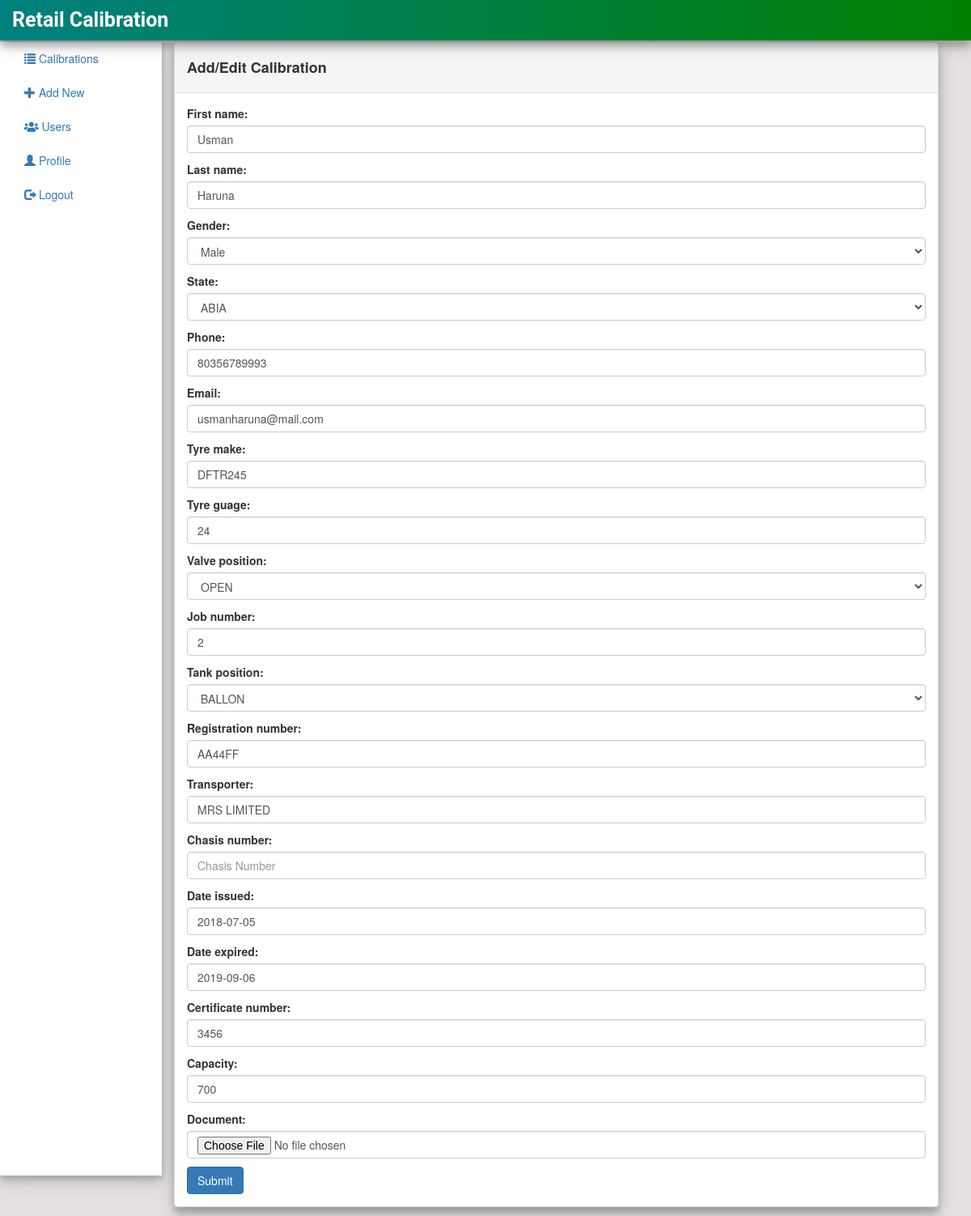
Page /edit/2 (signed in) on the committed database.
### calibrate/models.py (models this page shows, shortened)
class Calibration(models.Model):
    first_name = models.CharField(max_length=200)
    last_name = models.CharField(max_length=200)
    GENDER_CHOICES = (
        ('M', 'MALE'),
        ('F', 'FEMALE')
    )
    gender = models.CharField(max_length = 1, choices =GENDER_CHOICES)
    STATE_CHOICE = (
        ('ABIA', 'ABIA'),
        ('ADAMAWA', 'ADAMAWA'),
        ('AKWA IBOM', 'AKWA IBOM'),
        ('KANO', 'KANO')
    )
    state = models.CharField(max_length = 20, choices = STATE_CHOICE)
    phone = models.IntegerField(blank=True, null=True)
    email = models.EmailField(max_length=200)
    tyre_make = models.CharField(max_length=200)
    tyre_guage = models.IntegerField(blank=True, null=True)
    VALVE_POSITION_CHOICES = (
        ('OPEN', 'OPEN'),
        ('CLOSE', 'CLOSE'),
        ('NONE', 'NONE')
    )
    valve_position = models.CharField(max_length =20, choices = VALVE_POSITION_CHOICES)
    job_number = models.IntegerField(blank=True, null=True)
    TANK_POSITION_CHOICES = (
        ('BALLON', 'BALLON'),
        ('SPRING', 'SPRING')
    )
    tank_position = models.CharField(max_length=200, choices=TANK_POSITION_CHOICES)
    registration_number= models.CharField(max_length=200)
    transporter = models.CharField(max_length=200)
    chasis_number = models.CharField(max_length=200)
    date_issued = models.DateField(blank=True, null=True)
    date_expired = models.DateField(blank=True, null=True)
    certificate_number = models.IntegerField(default=0)
    capacity = models.IntegerField(default=0)
    document = models.FileField(upload_to='documents')

### calibrate/views.py (the view)
# urls.py: path('edit/<int:pk>', views.CalibrationUpdate.as_view(), name='calibration_edit'),
class CalibrationUpdate(LoginRequiredMixin, UpdateView):
    model = Calibration
    form_class = CalibrationForm
    success_url = reverse_lazy('calibrate:calibration_list')

### calibrate/templates/calibrate/calibration_form.html
{% extends "calibrate/base.html" %} {% block content %}
<div class="col-sm-10">
    <div class="panel panel-default">
        <div class="panel-heading">
            <h4><strong>Add/Edit Calibration </strong></h4>
        </div>
        <div class="panel-body">
            <form method="post" enctype="multipart/form-data">{% csrf_token %} {{ form.as_p }}
                <input type="submit" class="btn btn-primary" value="Submit">
            </form>
        </div>
    </div>
</div>
</div>
{% endblock %}

### calibrate/static/css/mystyle.css (style rules this page uses)
.panel { box-shadow: 0 8px 8px 0 rgba(0, 0, 0, 0.19), 0 6px 20px 0 rgba(0, 0, 0, 0.19); margin-top: 52px; }

### rows in the picture
Calibration: first_name "Usman", last_name "Haruna", gender "Male", state "ABIA", phone "80356789993", email "usmanharuna@mail.com", tyre_make "DFTR245", tyre_guage "24", valve_position "OPEN", job_number "2", tank_position "BALLON", registration_number "AA44FF", transporter "MRS LIMITED", date_issued "2018-07-05", date_expired "2019-09-06", certificate_number "3456", capacity "700"
